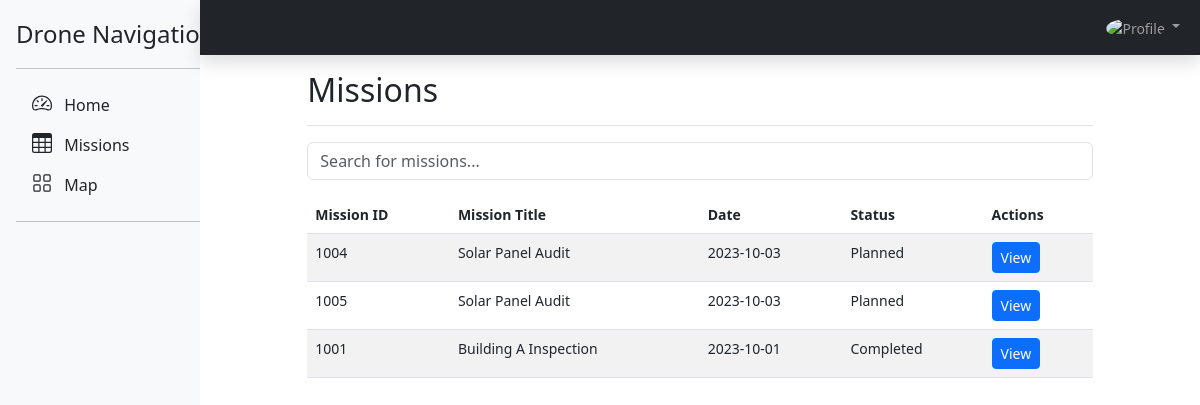
/php/src/fyp_frontend/dashboard/?page=1 (signed in), run on an earlier commit of the app's database.
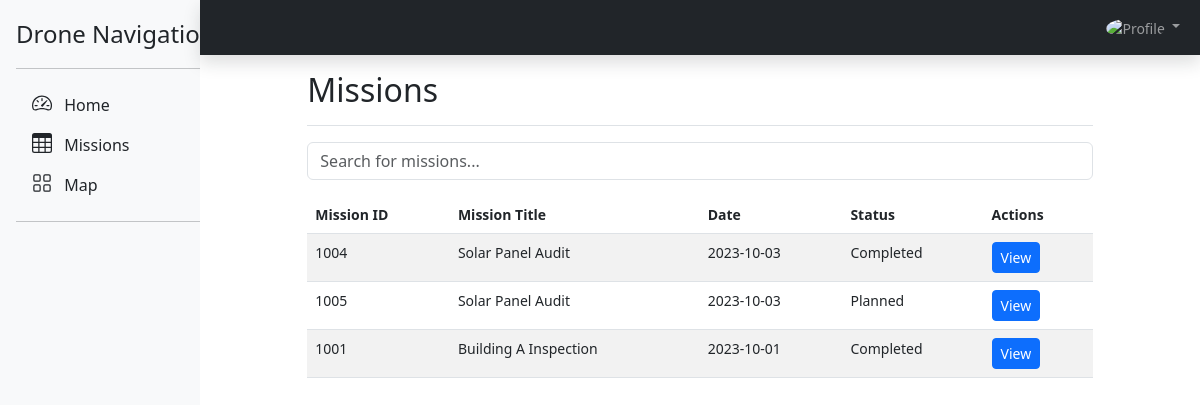
And on a later commit of the database.
### tables this page shows
CREATE TABLE `missiontable` (
  `mission_id` int NOT NULL AUTO_INCREMENT,
  `user_id` int NOT NULL,
  `device_sn` varchar(32) DEFAULT NULL,
  `mission_name` varchar(255) NOT NULL,
  `mission_Flight_Route` varchar(255) DEFAULT NULL,
  `location` varchar(255) NOT NULL,
  `start_time` datetime NOT NULL,
  `end_time` datetime DEFAULT NULL,
  `status` varchar(50) NOT NULL DEFAULT 'planned',
  `notes` text,
  PRIMARY KEY (`mission_id`),
  KEY `missiontable_fk` (`user_id`),
  CONSTRAINT `missiontable_fk` FOREIGN KEY (`user_id`) REFERENCES `usertable` (`user_id`) ON DELETE RESTRICT ON UPDATE RESTRICT
);

### php/src/fyp_frontend/dashboard/_main/missions.inc.php (the view, shortened to what this page needs)
<?php
function getMissionsPage() {
  $pdo = dbconnect();
  if (isset($_SESSION['userid'])) {
    $user_id = $_SESSION['userid'];
  } else {
    echo '<p>Please <a href="../login/">login</a> to access the dashboard.</p>';
    return;
  }
  $query = "SELECT mission_id, mission_name, status, start_time FROM missiontable WHERE user_id = ? ORDER BY start_time DESC";
  $stmt = $pdo->prepare($query);
  $stmt->execute([$user_id]);
  $missions = $stmt->fetchAll(PDO::FETCH_ASSOC);
  ?>
  <main class="col-md-9 mx-auto col-lg-10 px-md-4">
    <div class="d-flex justify-content-between flex-wrap flex-md-nowrap align-items-center pt-3 pb-2 mb-3 border-bottom">
      <h1 class="h2">Missions</h1>
    </div>
    <div class="input-group mb-3">
      <input type="text" id="searchInput" class="form-control" placeholder="Search for missions..." onkeyup="filterTable()">
    </div>
  <?php if (count($missions) > 0) { ?>
    <table class="table table-striped table-hover" id="missionsTable">
      <thead class="thead-dark">
        <tr>
          <th>Mission ID</th>
          <th>Mission Title</th>
          <th>Date</th>
          <th>Status</th>
          <th>Actions</th>
        </tr>
      </thead>
      <tbody>
      <?php foreach ($missions as $row) {
          $missionId = htmlspecialchars($row['mission_id']);
          $missionName = htmlspecialchars($row['mission_name']);
          $status = htmlspecialchars($row['status']);
          $startTime = htmlspecialchars($row['start_time']);
      ?>
        <tr id="mission-<?php echo $missionId; ?>">
          <td><?php echo $missionId; ?></td>
          <td><?php echo $missionName; ?></td>
          <td><?php echo date('Y-m-d', strtotime($startTime)); ?></td>
          <td><?php echo ucfirst($status); ?></td>
          <td>
          <a href="?page=3&id=<?php echo urlencode($missionId); ?>" class="btn btn-primary btn-sm">View</a>
          </td>
        </tr>
      <?php } ?>
      </tbody>
    </table>
  <?php } else { ?>
    <p>No missions found.</p>
  <?php } ?>
  </main>
  <?php } ?>

What changed in the data, as far as the page shows it:
changed missiontable id 1004: status "Planned" → "Completed"
